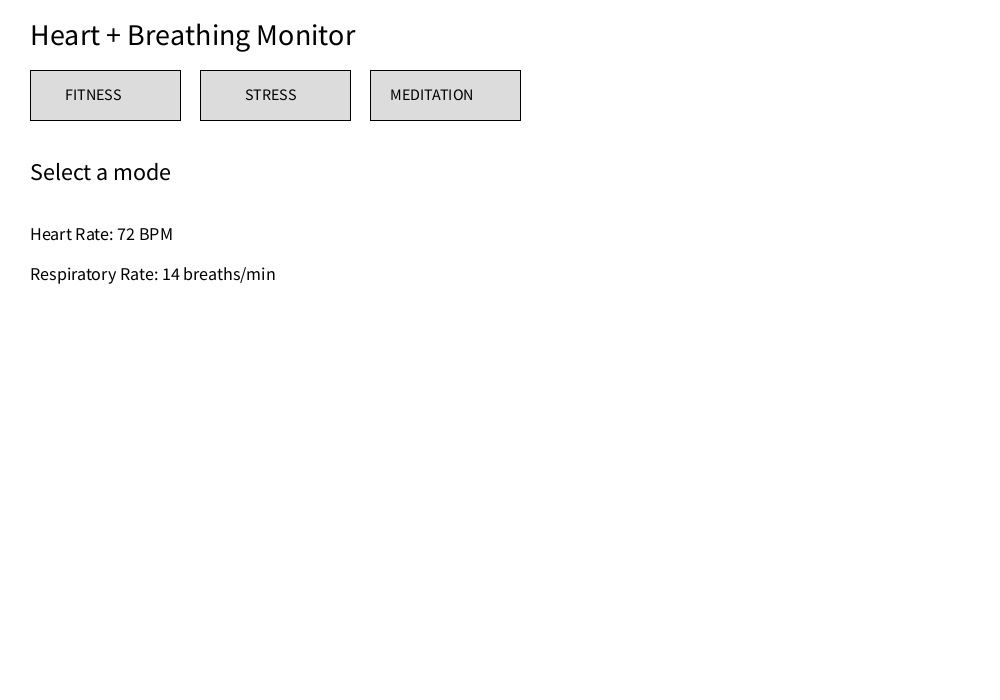
Frame 1 (no input)
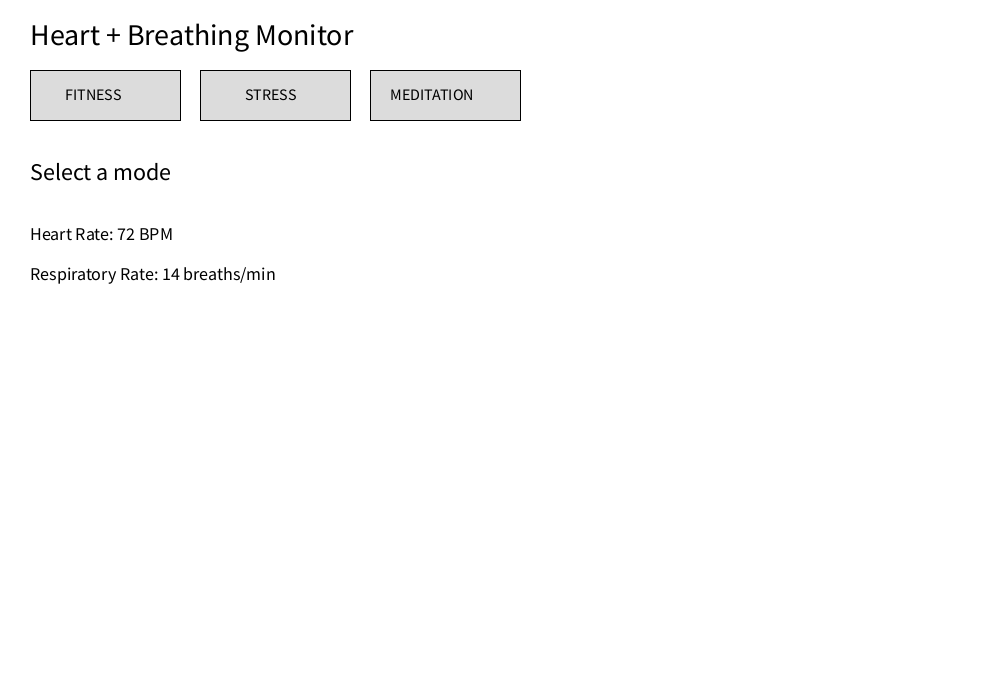
Frame 60 (the mouse pressed at the canvas centre just before this capture)
Frame 120 (the mouse held since frame 60 and released just before this capture): identical to frame 60, image omitted

The Processing sketch that drew these frames (run headless with seeded random() and noise(); from frame 60 on, the mouse is pressed at the canvas centre):

// Processing sketch: First_Heart_Breathing_UI
// ── First_Heart_Breathing_UI.pde
// ========================================
// HEART + BREATHING MONITOR
// BME/CS 479 - Lab 2
// Rough Processing UI
// ========================================

// 0 = Home
// 1 = Fitness
// 2 = Stress
// 3 = Meditation

int mode = 0;


// ----------------------------------------
// FAKE DATA FOR NOW
// Later this will come from the FireBeetle
// ----------------------------------------

int heartRate = 72;
int respRate = 14;

float inhaleTime = 1.5;
float exhaleTime = 4.5;


// ========================================
// SETUP
// ========================================

void setup() {

  size(1000, 700);

}


// ========================================
// MAIN LOOP
// ========================================

void draw() {

  background(255);

  drawHeader();
  drawButtons();

  if (mode == 0) {
    drawHome();
  }

  else if (mode == 1) {
    drawFitness();
  }

  else if (mode == 2) {
    drawStress();
  }

  else if (mode == 3) {
    drawMeditation();
  }
}


// ========================================
// HEADER
// ========================================

void drawHeader() {

  fill(0);

  textSize(30);

  text("Heart + Breathing Monitor", 30, 45);

}


// ========================================
// MODE BUTTONS
// ========================================

void drawButtons() {

  stroke(0);

  // Fitness button
  fill(220);
  rect(30, 70, 150, 50);

  // Stress button
  fill(220);
  rect(200, 70, 150, 50);

  // Meditation button
  fill(220);
  rect(370, 70, 150, 50);


  fill(0);
  textSize(16);

  text("FITNESS", 65, 100);

  text("STRESS", 245, 100);

  text("MEDITATION", 390, 100);
}


// ========================================
// HOME SCREEN
// ========================================

void drawHome() {

  fill(0);

  textSize(24);

  text("Select a mode", 30, 180);


  textSize(18);

  text(
    "Heart Rate: " + heartRate + " BPM",
    30,
    240
  );

  text(
    "Respiratory Rate: " + respRate + " breaths/min",
    30,
    280
  );
}


// ========================================
// FITNESS MODE
// ========================================

void drawFitness() {

  fill(0);

  textSize(24);

  text("FITNESS MODE", 30, 170);


  textSize(20);

  text(
    "Heart Rate: " + heartRate + " BPM",
    30,
    220
  );

  text(
    "Resp Rate: " + respRate + " breaths/min",
    30,
    255
  );

  text(
    "Cardio Zone: MODERATE",
    30,
    300
  );


  // --------------------------------
  // ECG GRAPH
  // --------------------------------

  stroke(0);
  noFill();

  rect(30, 340, 600, 100);


  fill(0);
  textSize(16);

  text("ECG", 40, 365);


  // Fake ECG waveform

  stroke(255, 0, 0);

  for (int x = 50; x < 600; x += 60) {

    line(x, 400,
         x + 15, 400);

    line(x + 15, 400,
         x + 20, 370);

    line(x + 20, 370,
         x + 25, 420);

    line(x + 25, 420,
         x + 30, 400);

    line(x + 30, 400,
         x + 60, 400);
  }


  // --------------------------------
  // CARDIO ZONE GRAPH
  // --------------------------------

  stroke(0);
  noFill();

  rect(30, 470, 600, 70);


  fill(0);

  text(
    "CARDIO ZONE",
    40,
    495
  );


  // Very light
  fill(180);
  rect(50, 510, 100, 15);


  // Light
  fill(100, 180, 255);
  rect(150, 510, 100, 15);


  // Moderate
  fill(0, 200, 0);
  rect(250, 510, 100, 15);


  // Hard
  fill(255, 150, 0);
  rect(350, 510, 100, 15);


  // Maximum
  fill(255, 0, 0);
  rect(450, 510, 100, 15);


  // --------------------------------
  // RESPIRATORY GRAPH
  // --------------------------------

  stroke(0);
  noFill();

  rect(30, 570, 600, 90);


  fill(0);

  text(
    "RESPIRATION",
    40,
    595
  );


  // Fake breathing waveform

  stroke(0, 0, 255);

  noFill();

  beginShape();

  for (int x = 50; x < 610; x++) {

    float y =
      625 + sin(x * 0.05) * 20;

    vertex(x, y);
  }

  endShape();

  stroke(0);
}


// ========================================
// STRESS MODE
// ========================================

void drawStress() {

  fill(0);

  textSize(24);

  text(
    "STRESS MONITORING MODE",
    30,
    170
  );


  textSize(20);

  text(
    "Baseline Heart Rate: 72 BPM",
    30,
    230
  );

  text(
    "Current Heart Rate: 91 BPM",
    30,
    270
  );


  text(
    "Baseline Resp Rate: 14 breaths/min",
    30,
    320
  );

  text(
    "Current Resp Rate: 20 breaths/min",
    30,
    360
  );


  textSize(28);

  fill(255, 0, 0);

  text(
    "STRESS STATE: STRESSED",
    30,
    430
  );
}


// ========================================
// MEDITATION MODE
// ========================================

void drawMeditation() {

  fill(0);

  textSize(24);

  text(
    "MEDITATION MODE",
    30,
    170
  );


  textSize(20);

  text(
    "Heart Rate: 68 BPM",
    30,
    230
  );

  text(
    "Resp Rate: 10 breaths/min",
    30,
    270
  );


  text(
    "Inhale: " + inhaleTime + " sec",
    30,
    330
  );

  text(
    "Exhale: " + exhaleTime + " sec",
    30,
    370
  );


  text(
    "Target: Exhale = 3 x Inhale",
    30,
    430
  );


  fill(0, 180, 0);

  textSize(28);

  text(
    "BREATHING: GOOD",
    30,
    500
  );
}


// ========================================
// MOUSE CLICKS
// ========================================

void mousePressed() {

  // FITNESS BUTTON

  if (
    mouseX > 30 &&
    mouseX < 180 &&
    mouseY > 70 &&
    mouseY < 120
  ) {

    mode = 1;
  }


  // STRESS BUTTON

  if (
    mouseX > 200 &&
    mouseX < 350 &&
    mouseY > 70 &&
    mouseY < 120
  ) {

    mode = 2;
  }


  // MEDITATION BUTTON

  if (
    mouseX > 370 &&
    mouseX < 520 &&
    mouseY > 70 &&
    mouseY < 120
  ) {

    mode = 3;
  }
}
